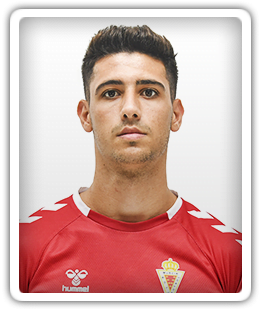
#> input picture tests/fixtures/sample_portrait.png, 260 x 310 px; its folder holds only this picture in this run
$ python -i vision.py   (imports and definitions only)
#> lines starting #> are read from the running program, lines starting #| are printed output that depends on the picture
#> further down, picture is the input picture: PIL image 260x310 RGBA; mean R, G, B, A 156.5, 120.8, 116.2, 198.9
### backend/core/dsp.py
"""100% Offline, Zero-AI Pure-Optics DSP Engine (Linear Subpixel Resampling, WGIF OKLab & 8x8 Deblocking).

Strictly independent of onnxruntime or neural models: relies exclusively on deterministic NumPy + Pillow math.
"""

from __future__ import annotations

import math
from typing import Literal

import numpy as np
from PIL import Image

DF11_W = 260
DF11_H = 310
INNER_WIN_X0, INNER_WIN_Y0, INNER_WIN_X1, INNER_WIN_Y1 = 18.0, 16.0, 242.0, 294.0
INNER_WIN_W = INNER_WIN_X1 - INNER_WIN_X0  # 224.0
INNER_WIN_H = INNER_WIN_Y1 - INNER_WIN_Y0  # 278.0

FitMode = Literal["raw", "contain", "cover"]


def _init_srgb_luts() -> tuple[np.ndarray, np.ndarray]:
    v = np.arange(256, dtype=np.float32) / 255.0
    s2l = np.where(v <= 0.04045, v / 12.92, ((v + 0.055) / 1.055) ** 2.4).astype(np.float32)
    u = np.linspace(0.0, 1.0, 8192, dtype=np.float32)
    l2s = np.where(u <= 0.0031308, 12.92 * u, 1.055 * np.power(np.maximum(u, 0.0), 1.0 / 2.4) - 0.055)
    l2s_u8 = np.clip(np.round(l2s * 255.0), 0.0, 255.0).astype(np.uint8)
    return s2l, l2s_u8


_SRGB_TO_LIN_LUT, _LIN_TO_SRGB_LUT = _init_srgb_luts()

_OKLAB_M1_T = np.array(
    [
        [0.4122214708, 0.5363325363, 0.0514459929],
        [0.2119034982, 0.6806995451, 0.1073969566],
        [0.0883024619, 0.2817188376, 0.6299787005],
    ],
    dtype=np.float32,
).T

_OKLAB_M2_T = np.array(
    [
        [0.2104542553, 0.7936177850, -0.0040720468],
        [1.9779984951, -2.4285922050, 0.4505937099],
        [0.0259040371, 0.7827717662, -0.8086757660],
    ],
    dtype=np.float32,
).T


# [6 lines left out: function fast_srgb_u8_to_oklab, not called in this run]


def srgb_u8_to_linear(rgb_u8: np.ndarray) -> np.ndarray:
    """Fast LUT conversion from uint8 sRGB [0..255] to float32 linear light [0..1]."""
    return _SRGB_TO_LIN_LUT[rgb_u8]


# [375 lines left out: functions linear_to_srgb_u8, srgb_to_oklab, oklab_to_srgb, compute_oklab_harmonize_params, apply_oklab_harmonize_params, harmonize_oklab_pure_optics and 5 more, not called in this run]


def fast_tent_f32(src: np.ndarray, r: int = 1) -> np.ndarray:
    """Isotropic O(N) float32 cascaded tent filter replacing Pillow GaussianBlur on float planes."""
    return _box_filter_f32(_box_filter_f32(src, r), r)


# [625 lines left out: functions _wgif_single_channel, enhance_df11_pure_optics, is_genuinely_precut_window, _geodesic_8dir_fast, _detect_side_shoulder_row, clean_pure_contour_zero_ai, not called in this run]

### backend/services/vision.py
"""DirectML ONNX vision engines (YuNet, Selfie-Multiclass, BiRefNet-Lite) + OKLab & Gaussian tools."""

from __future__ import annotations

import hashlib
import os
import threading
import urllib.request
from collections.abc import Callable
from dataclasses import dataclass
from pathlib import Path
from typing import TYPE_CHECKING, Any

import numpy as np
from PIL import Image, ImageFilter

if TYPE_CHECKING:
    import onnxruntime as ort

from backend.core.dsp import (
    harmonize_oklab_pure_optics as harmonize_df11_studio_grade,
    oklab_to_srgb,
    srgb_to_oklab,
)
from backend.core.fm_config import safe_ntfs_replace
from backend.core.paths import get_models_dir

CLASS_BG, CLASS_HAIR, CLASS_BODY_SKIN, CLASS_FACE_SKIN, CLASS_CLOTHES, CLASS_OTHERS = range(6)


class ModelIntegrityError(RuntimeError):
    """Raised when an ONNX weight file fails SHA-256 verification or download."""


@dataclass(frozen=True, slots=True)
class ModelSpec:
    filename: str
    url: str
    sha256: str


@dataclass(frozen=True, slots=True)
class FacePose:
    right_eye: tuple[float, float]
    left_eye: tuple[float, float]
    nose: tuple[float, float]
    eye_center: tuple[float, float]
    ipd: float
    yaw: float
    bbox: tuple[float, float, float, float]


YUNET_SPEC = ModelSpec(
    filename="face_detection_yunet_2023mar.onnx",
    url="https://huggingface.co/opencv/face_detection_yunet/resolve/main/face_detection_yunet_2023mar.onnx",
    sha256="8f2383e4dd3cfbb4553ea8718107fc0423210dc964f9f4280604804ed2552fa4",
)
SELFIE_SEG_SPEC = ModelSpec(
    filename="selfie_multiclass_256x256.onnx",
    url="https://huggingface.co/senty-au/selfie_multiclass_256x256-ONNX/resolve/main/onnx/model.onnx",
    sha256="35ec1ecd9ee7f85073c99c00020b7f6751b69506eeacf683bc8665f6117f85b0",
)
BIREFNET_SPEC = ModelSpec(
    filename="birefnet-general-lite.onnx",
    url="https://huggingface.co/onnx-community/BiRefNet_lite-ONNX/resolve/main/onnx/model_fp16.onnx",
    sha256="d39b897ceb16ae654c1731f3dba0cf9b368d9cae74b5a57459b455cc8bfec402",
)

_VERIFIED_FILES: dict[Path, tuple[int, int]] = {}
# [1 line that did not run here, left out]
_INFER_LOCK = threading.RLock()
_DML_DISABLED = False


# [168 lines left out: functions _sha256_file, ensure_model, _get_ort, _build_session, _get_or_create_session_locked, _run_session and 2 more, not called in this run]


def remove_background_birefnet(img_rgba: Image.Image) -> Image.Image:
    """Segment raw photo foreground via BiRefNet-Lite DirectML with 1.5px edge defringing."""
    w, h = img_rgba.size
#> w = 260; h = 310
    rgb = img_rgba.convert("RGB")
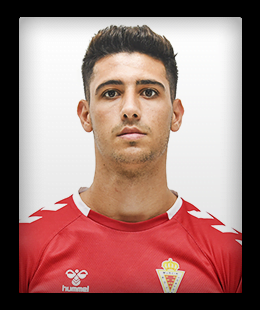
#> rgb: PIL image 260x310 RGB; mean R, G, B 156.5, 120.8, 116.2
    arr = np.asarray(rgb.resize((1024, 1024), Image.Resampling.BILINEAR), dtype=np.float32) / 255.0
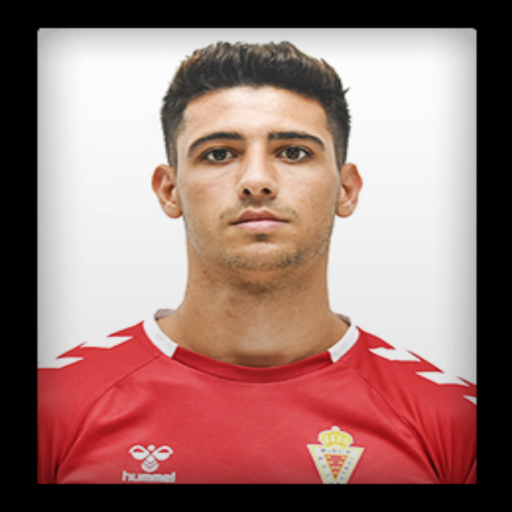
#> arr: shape (1024, 1024, 3) float32 (shown at 1/2 size); mean R, G, B 0.613, 0.473, 0.456
    mean = np.array([0.485, 0.456, 0.406], dtype=np.float32)
    std = np.array([0.229, 0.224, 0.225], dtype=np.float32)
    inp = ((arr - mean) / std).transpose(2, 0, 1)[None, ...]

#> (the run stopped early here; a loop or call above may not have finished)
